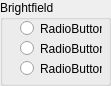
                   <widget class="QGroupBox" name="BFBox">
                    <property name="title">
                     <string>Brightfield</string>
                    </property>
                    <widget class="QRadioButton" name="BF_radioButton_0">
                     <property name="geometry">
                      <rect>
                       <x>20</x>
                       <y>20</y>
                       <width>82</width>
                       <height>17</height>
                      </rect>
                     </property>
                     <property name="font">
                      <font>
                       <weight>50</weight>
                       <bold>false</bold>
                       <kerning>true</kerning>
                      </font>
                     </property>
                     <property name="text">
                      <string>RadioButton</string>
                     </property>
                     <property name="checkable">
                      <bool>true</bool>
                     </property>
                    </widget>
                    <widget class="QRadioButton" name="BF_radioButton_1">
                     <property name="geometry">
                      <rect>
                       <x>20</x>
                       <y>40</y>
                       <width>82</width>
                       <height>17</height>
                      </rect>
                     </property>
                     <property name="text">
                      <string>RadioButton</string>
                     </property>
                    </widget>
                    <widget class="QRadioButton" name="BF_radioButton_2">
                     <property name="geometry">
                      <rect>
                       <x>20</x>
                       <y>60</y>
                       <width>82</width>
                       <height>17</height>
                      </rect>
                     </property>
                     <property name="text">
                      <string>RadioButton</string>
                     </property>
                    </widget>
                   </widget>
